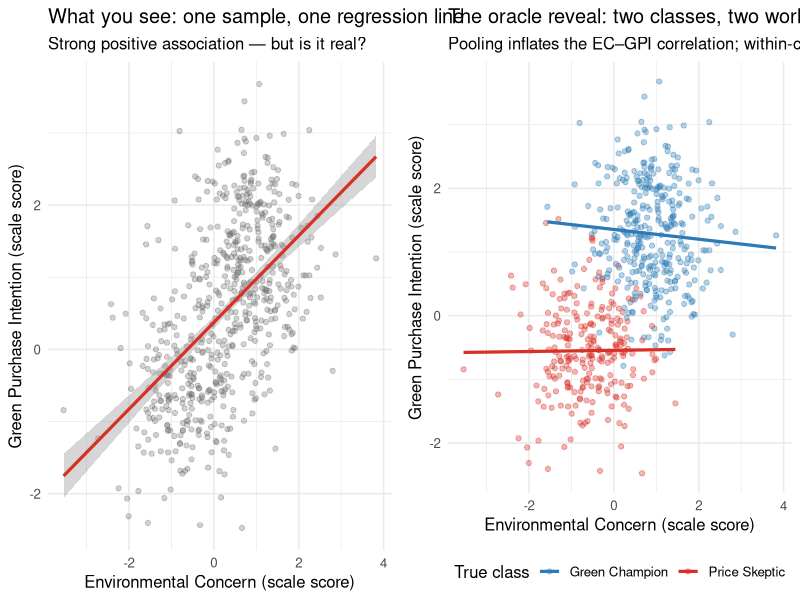
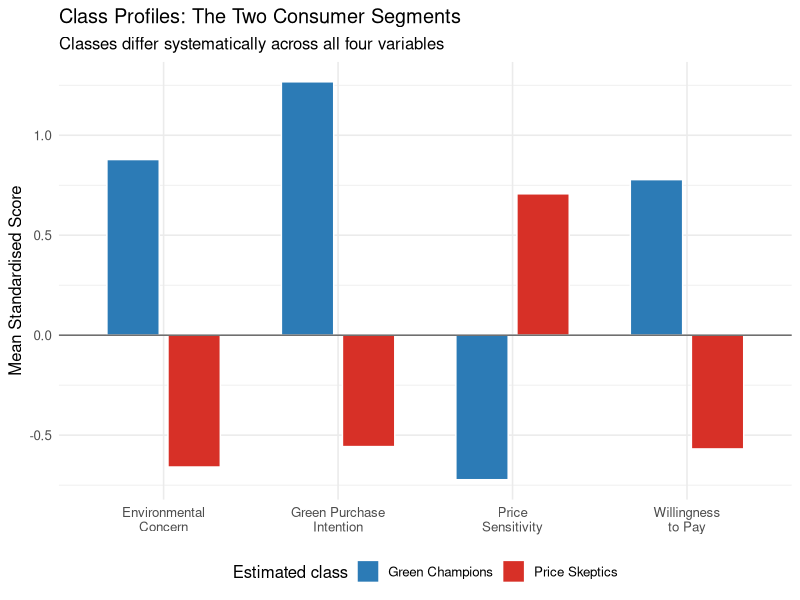
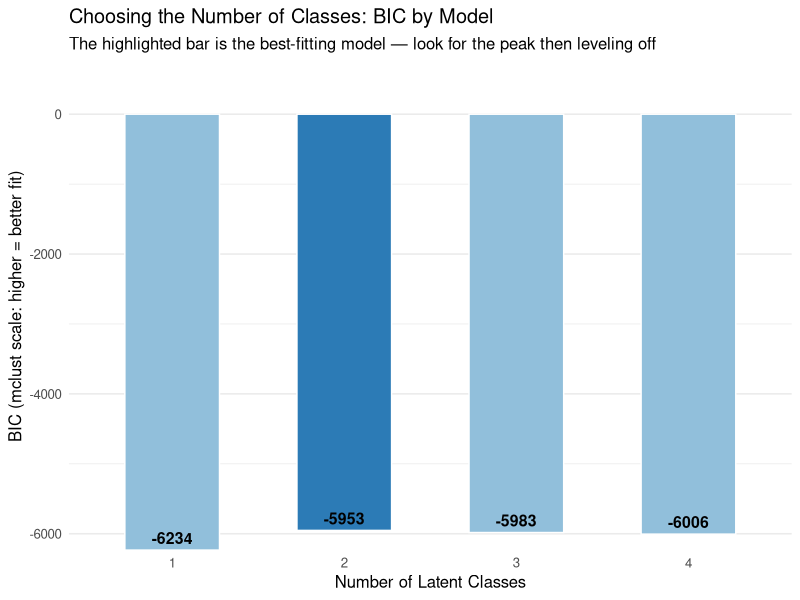

Generate these figures, in order, with R:
## ---- chunk 1
knitr::opts_chunk$set(
  echo = TRUE,
  fig.width = 8,
  fig.height = 5,
  fig.path = "figs/",
  dev = "svg"
)

dir.create("figs", recursive = TRUE, showWarnings = FALSE)
## ---- chunk 2
#| code-summary: "▶ Load required packages"
# Uncomment to install if needed:
# install.packages(c("lavaan", "semTools", "MASS", "ggplot2",
#                    "dplyr", "tidyr", "corrplot", "knitr", "lmtest",
#                    "mclust", "dbscan"))

library(lavaan)       # CFA and SEM (Cases 1 and 3)
library(semTools)     # htmt() and auxiliary SEM tools (Cases 1 and 3)
library(MASS)         # mvrnorm(): generate multivariate normal data (all cases)
library(ggplot2)      # Visualizations (all cases)
library(dplyr)        # Data manipulation (all cases)
library(tidyr)        # Data reshaping (Cases 2 and 3)
library(corrplot)     # Correlation heatmap (Case 1)
library(knitr)        # Nicely formatted tables (all cases)
library(lmtest)       # Breusch-Pagan heteroskedasticity test (Case 2)
library(mclust)       # Gaussian mixture models / latent class analysis (Case 4)
library(dbscan)       # Local outlier factor and DBSCAN clustering (Case 5)
## ---- chunk 3
#| code-summary: "▶ Simulate two-class consumer dataset (n=600)"
set.seed(2025)
n4   <- 600

# ── Assign latent class membership ────────────────────────────────────────────
# 60% Green Champions, 40% Price Skeptics
true_class <- sample(c("Green Champion", "Price Skeptic"),
                     size = n4, replace = TRUE,
                     prob = c(0.60, 0.40))

# ── Define class-specific latent factor means ─────────────────────────────────
# Green Champions: high EC, high WTP, low PS
# Price Skeptics: low EC, low WTP, high PS
# Centred within class (class differences are large)

class_means <- list(
  "Green Champion" = c(EC = 1.2,  WTP =  1.0, PS = -1.0, GPI =  1.0),
  "Price Skeptic"  = c(EC = -0.8, WTP = -0.7, PS =  0.8, GPI = -0.7)
)

# ── Generate latent scores: common factor structure, different means ───────────
lam_ec  <- c(0.78, 0.75, 0.80)
lam_wtp <- c(0.76, 0.80, 0.74)
lam_ps  <- c(0.72, 0.75, 0.70)
lam_gpi <- c(0.80, 0.76, 0.82, 0.78)

gen_class_items <- function(n, lam, class_mean, class_labels) {
  # latent scores with class-specific mean
  latent <- ifelse(class_labels == "Green Champion",
                   rnorm(n, mean = class_mean["Green Champion"], sd = 0.8),
                   rnorm(n, mean = class_mean["Price Skeptic"],  sd = 0.8))
  sapply(lam, function(l) l * latent + sqrt(1 - l^2) * rnorm(n))
}

EC_4  <- gen_class_items(n4, lam_ec,  c("Green Champion" = 1.2,  "Price Skeptic" = -0.8), true_class)
WTP_4 <- gen_class_items(n4, lam_wtp, c("Green Champion" = 1.0,  "Price Skeptic" = -0.7), true_class)
PS_4  <- gen_class_items(n4, lam_ps,  c("Green Champion" = -1.0, "Price Skeptic" =  0.8), true_class)
GPI_4 <- gen_class_items(n4, lam_gpi, c("Green Champion" = 1.0,  "Price Skeptic" = -0.7), true_class)

# ── Assign treatment BEFORE outcomes so effects can differ by class ────────────
treatment <- sample(c(0L, 1L), n4, replace = TRUE)

# ── Compute scale scores for LCA input ────────────────────────────────────────
df4 <- data.frame(
  true_class = true_class,
  treatment  = treatment,
  EC_score   = rowMeans(EC_4),
  WTP_score  = rowMeans(WTP_4),
  PS_score   = rowMeans(PS_4),
  GPI_score  = rowMeans(GPI_4)
)

# ── Add class-specific treatment effect to GPI ─────────────────────────────────
# Green Champions respond strongly (+1.0 scale units); Price Skeptics barely move (+0.05)
te_vec        <- ifelse(true_class == "Green Champion", 1.0, 0.05)
df4$GPI_score <- df4$GPI_score + te_vec * treatment
## ---- chunk 4
#| code-summary: "▶ Plot: pooled scatterplot vs. oracle class-colored version"
p_blind <- ggplot(df4, aes(x = EC_score, y = GPI_score)) +
  geom_point(alpha = 0.3, colour = "grey40", size = 1.5) +
  geom_smooth(method = "lm", se = TRUE, colour = "#d73027", linewidth = 1.1) +
  labs(
    x        = "Environmental Concern (scale score)",
    y        = "Green Purchase Intention (scale score)",
    title    = "What you see: one sample, one regression line",
    subtitle = "Strong positive association — but is it real?"
  ) +
  theme_minimal(base_size = 12)

p_reveal <- ggplot(df4, aes(x = EC_score, y = GPI_score, colour = true_class)) +
  geom_point(alpha = 0.35, size = 1.5) +
  geom_smooth(aes(group = true_class), method = "lm", se = FALSE, linewidth = 1.1) +
  scale_colour_manual(
    values = c("Green Champion" = "#2c7bb6", "Price Skeptic" = "#d73027"),
    name   = "True class"
  ) +
  labs(
    x        = "Environmental Concern (scale score)",
    y        = "Green Purchase Intention (scale score)",
    title    = "The oracle reveal: two classes, two worlds",
    subtitle = "Pooling inflates the EC–GPI correlation; within-class it is weaker"
  ) +
  theme_minimal(base_size = 12) +
  theme(legend.position = "bottom")

# Display side-by-side
gridExtra_available <- requireNamespace("gridExtra", quietly = TRUE)
if (gridExtra_available) {
  gridExtra::grid.arrange(p_blind, p_reveal, ncol = 2)
} else {
  print(p_blind)
  print(p_reveal)
}
## ---- chunk 5
#| code-summary: "▶ Fit Gaussian Mixture Model (EM algorithm, G=2)"
# Scale the input variables for the GMM
# Use EC, WTP, PS, and GPI scores as indicator variables
scale_scores <- df4 |>
  select(EC_score, WTP_score, PS_score, GPI_score) |>
  scale()

# ── Fit Gaussian Mixture Model with 2 classes ─────────────────────────────────
# mclust tries different covariance structures automatically;
# G=2 specifies we want exactly 2 components (latent classes)
set.seed(2025)
gmm_fit <- mclust::Mclust(scale_scores, G = 2, verbose = FALSE)

# ── Extract classification results ────────────────────────────────────────────
# Relabel EM classes so the higher-EC class = Green Champions (avoids label switching)
class_ec_means <- tapply(df4$EC_score, gmm_fit$classification, mean)
champ_em_class <- which.max(class_ec_means)
df4$estimated_class <- factor(
  ifelse(gmm_fit$classification == champ_em_class, "Green Champions", "Price Skeptics"),
  levels = c("Green Champions", "Price Skeptics")
)

# ── Classification accuracy: how well did EM recover the true classes? ─────────
class_table <- table(True = df4$true_class,
                     Estimated = df4$estimated_class)
kable(class_table,
      caption = "True vs. Estimated Class Assignment (EM Algorithm)")
## ---- chunk 6
#| code-summary: "▶ Plot: consumer segment profiles"
# Compute mean scale scores by estimated class
class_profiles <- df4 |>
  group_by(estimated_class) |>
  summarise(
    EC  = mean(EC_score),
    WTP = mean(WTP_score),
    PS  = mean(PS_score),
    GPI = mean(GPI_score),
    .groups = "drop"
  ) |>
  pivot_longer(cols = EC:GPI, names_to = "variable", values_to = "mean_score")

ggplot(class_profiles, aes(x = variable, y = mean_score,
                            fill = estimated_class, group = estimated_class)) +
  geom_col(position = position_dodge(0.7), width = 0.6, colour = "white") +
  geom_hline(yintercept = 0, colour = "grey40") +
  scale_fill_manual(
    values = c("Green Champions" = "#2c7bb6", "Price Skeptics" = "#d73027"),
    name   = "Estimated class"
  ) +
  scale_x_discrete(labels = c("EC" = "Environmental\nConcern",
                               "WTP" = "Willingness\nto Pay",
                               "PS"  = "Price\nSensitivity",
                               "GPI" = "Green Purchase\nIntention")) +
  labs(
    x        = NULL,
    y        = "Mean Standardised Score",
    title    = "Class Profiles: The Two Consumer Segments",
    subtitle = "Classes differ systematically across all four variables"
  ) +
  theme_minimal(base_size = 12) +
  theme(legend.position = "bottom")
## ---- chunk 7
#| code-summary: "▶ Treatment effects by latent class"
# Treatment was assigned in the simulation chunk; use it directly
# Naive pooled model
m_pooled <- lm(GPI_score ~ treatment, data = df4)

# Class-specific models (using relabeled estimated classes)
m_champ <- lm(GPI_score ~ treatment,
              data = filter(df4, estimated_class == "Green Champions"))
m_skept <- lm(GPI_score ~ treatment,
              data = filter(df4, estimated_class == "Price Skeptics"))

class_effects <- data.frame(
  Model = c("Pooled (ignores classes)",
            "Green Champions",
            "Price Skeptics"),
  `Treatment effect on GPI` = round(c(coef(m_pooled)["treatment"],
                                      coef(m_champ)["treatment"],
                                      coef(m_skept)["treatment"]), 3),
  `N` = c(n4,
          sum(df4$estimated_class == "Green Champions"),
          sum(df4$estimated_class == "Price Skeptics"))
)

kable(class_effects,
      col.names = c("Model", "Treatment Effect on GPI", "N"),
      caption   = "Treatment Effect Estimates: Pooled vs. Class-Specific")
## ---- chunk 8
#| code-summary: "▶ Plot: BIC model selection (G=1 to G=4)"
# Fit models for 1–4 classes and compare BIC
# mclust BIC: HIGHER is better (mclust uses a convention opposite to standard BIC)
# mclust maximizes BIC rather than minimizing it — the HIGHEST BIC = best fit
gmm_fits <- lapply(1:4, function(g) mclust::Mclust(scale_scores, G = g, verbose = FALSE))
bic_vals <- sapply(gmm_fits, function(m) max(m$BIC))   # mclust returns BIC matrix

bic_df <- data.frame(
  Classes = 1:4,
  BIC     = round(bic_vals, 1)
)

ggplot(bic_df, aes(x = factor(Classes), y = BIC, fill = factor(Classes == which.max(BIC)))) +
  geom_col(width = 0.55, colour = "white") +
  geom_text(aes(label = round(BIC, 0)), vjust = -0.5, fontface = "bold", size = 4) +
  scale_fill_manual(values = c("FALSE" = "#91bfdb", "TRUE" = "#2c7bb6"),
                    guide = "none") +
  scale_y_continuous(expand = expansion(mult = c(0, 0.12))) +
  labs(
    x        = "Number of Latent Classes",
    y        = "BIC (mclust scale: higher = better fit)",
    title    = "Choosing the Number of Classes: BIC by Model",
    subtitle = "The highlighted bar is the best-fitting model — look for the peak then leveling off"
  ) +
  theme_minimal(base_size = 12) +
  theme(panel.grid.major.x = element_blank())
